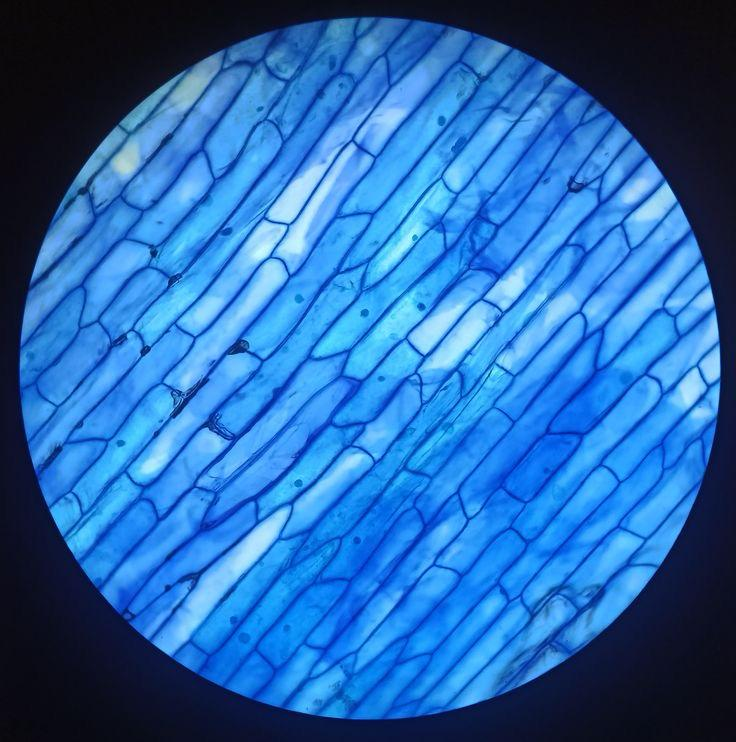
#> input picture cell1.png, 736 x 742 px
$ python cellculture1.py
#> lines starting #> are read from the running program, lines starting #| are printed output that depends on the picture
import cv2
import numpy as np

img=cv2.imread("cell1.png")
#> img is the input picture: shape (742, 736, 3); mean B, G, R 172.6, 104, 39.3
gray=cv2.cvtColor(img,cv2.COLOR_BGR2GRAY)
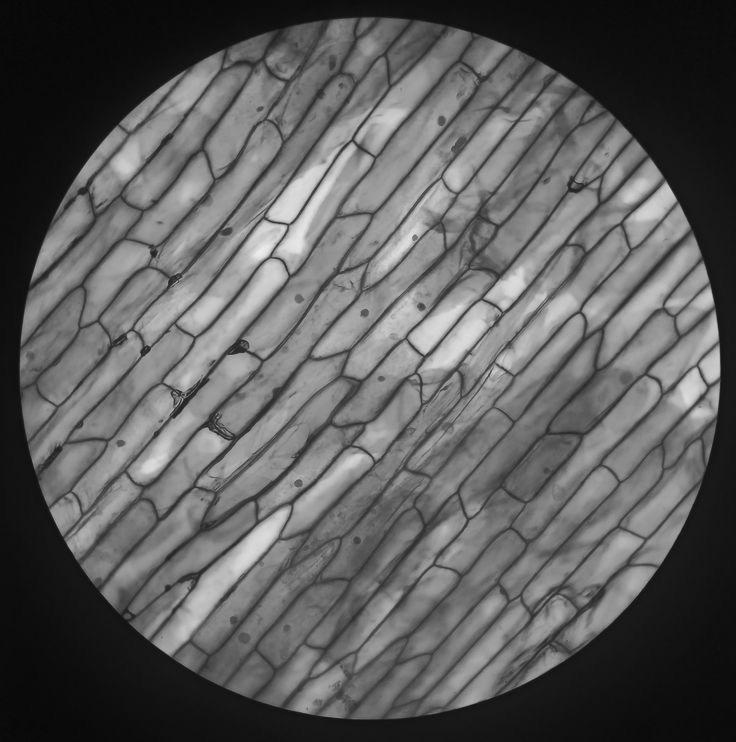
#> gray: shape (742, 736); min 3, max 239, mean 92.5
blurred=cv2.GaussianBlur(gray,(15,15),0)
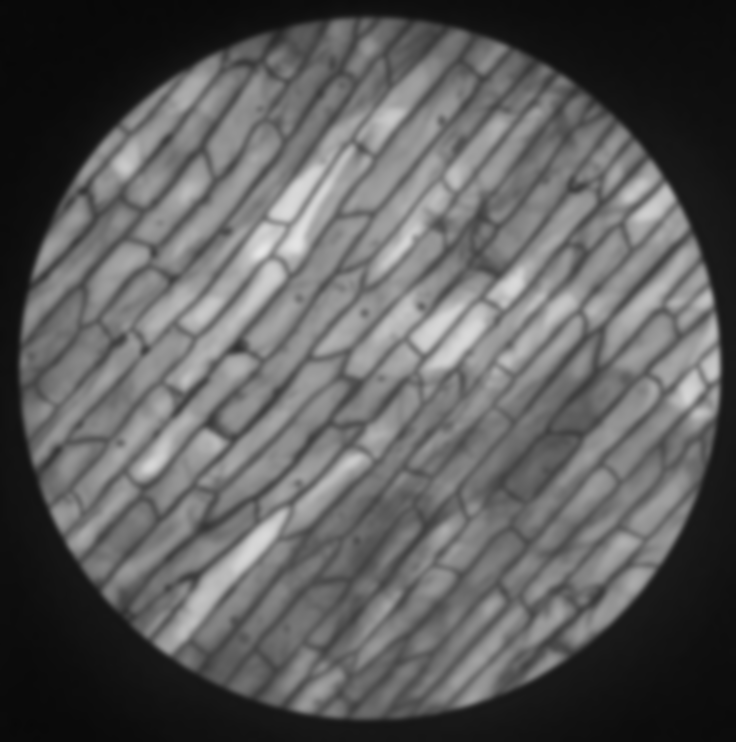
#> blurred: shape (742, 736); min 8, max 230, mean 92.5
edges=cv2.Canny(blurred,10,20)
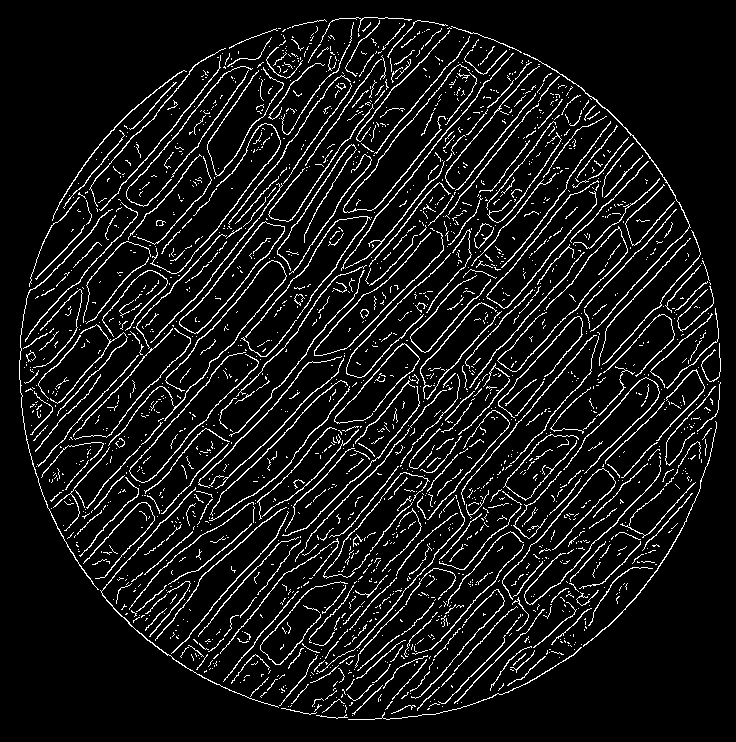
#> edges: shape (742, 736); 8.6% white in thin lines or dots
cv2.imshow("Edge Detection", edges)
cv2.waitKey(0)
#> (the run stopped early here; a loop or call above may not have finished)

$ run again, with 24aralıkcell2.png copied over cell1.png
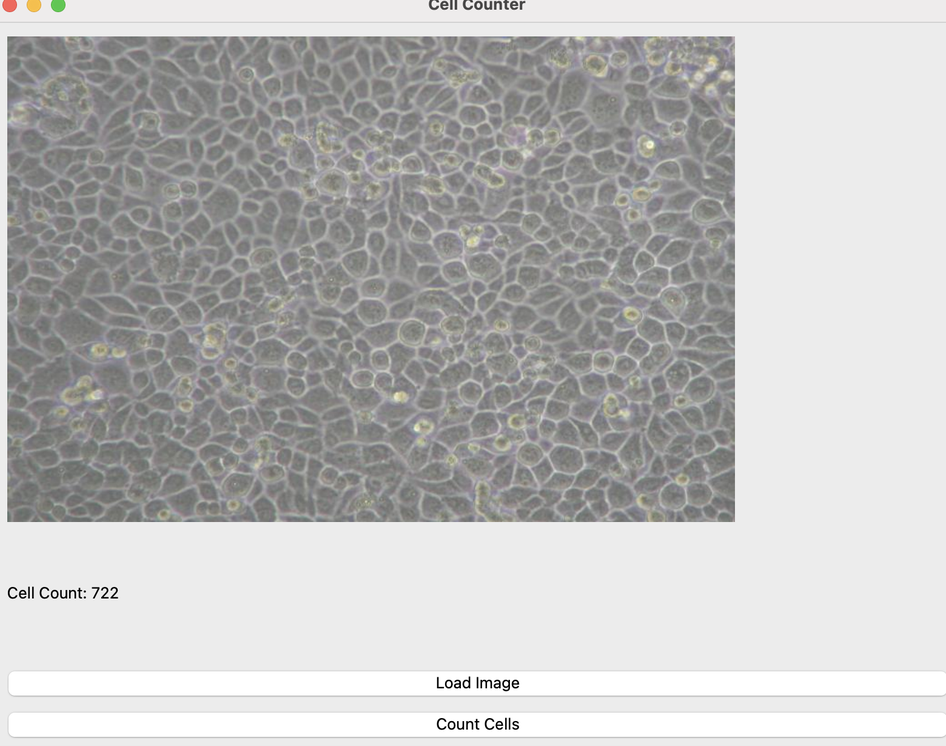
#> input picture 24aralıkcell2.png, 946 x 746 px, shrunk from 1560 x 1229 before the run
#> img is the input picture: shape (746, 946, 3); mean B, G, R 188.1, 188.8, 189
#> `edges=cv2.Canny(blurred,10,20)`:
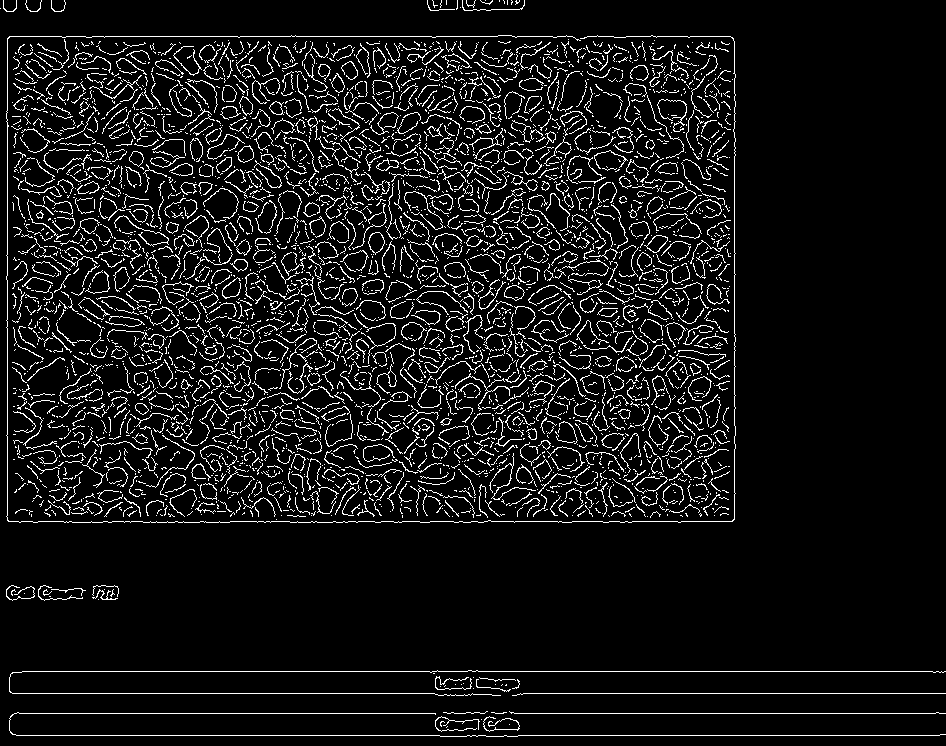
#> edges: shape (746, 946); 8.1% white in thin lines or dots
